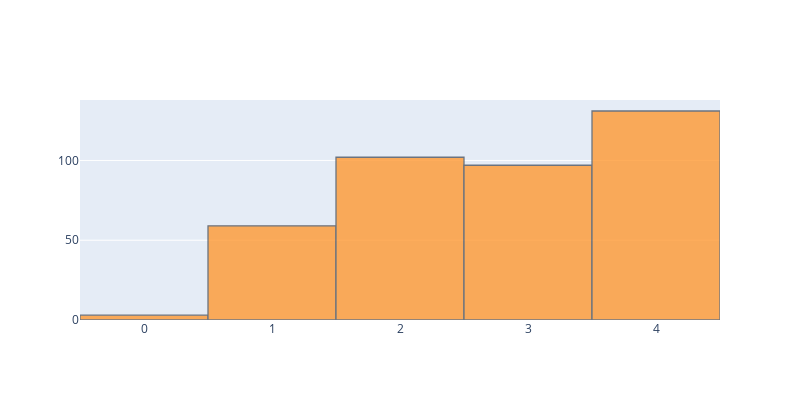

Write notebook code for a chart like this one.
### Markdown cell above
### - Medu

### Code cell
data.Medu.iplot(kind='hist', title="Mother's education distribution", layout=layout.to_plotly_json())

### Figure 1 — Plotly figure (JSON) as saved in the notebook; plotly's stock layout.template omitted (floating-point values rounded to 4 significant figures; data arrays with more than 128 entries replaced by an {"elided": "..."} marker saying what was removed)
{"data": [{"histfunc": "count", "histnorm": "", "marker": {"color": "rgba(255, 153, 51, 1.0)", "line": {"color": "#4D5663", "width": 1.3}}, "name": "Medu", "opacity": 0.8, "orientation": "v", "type": "histogram", "x": {"elided": "395 int values"}}], "layout": {"barmode": "overlay", "height": 400, "width": 800}}
